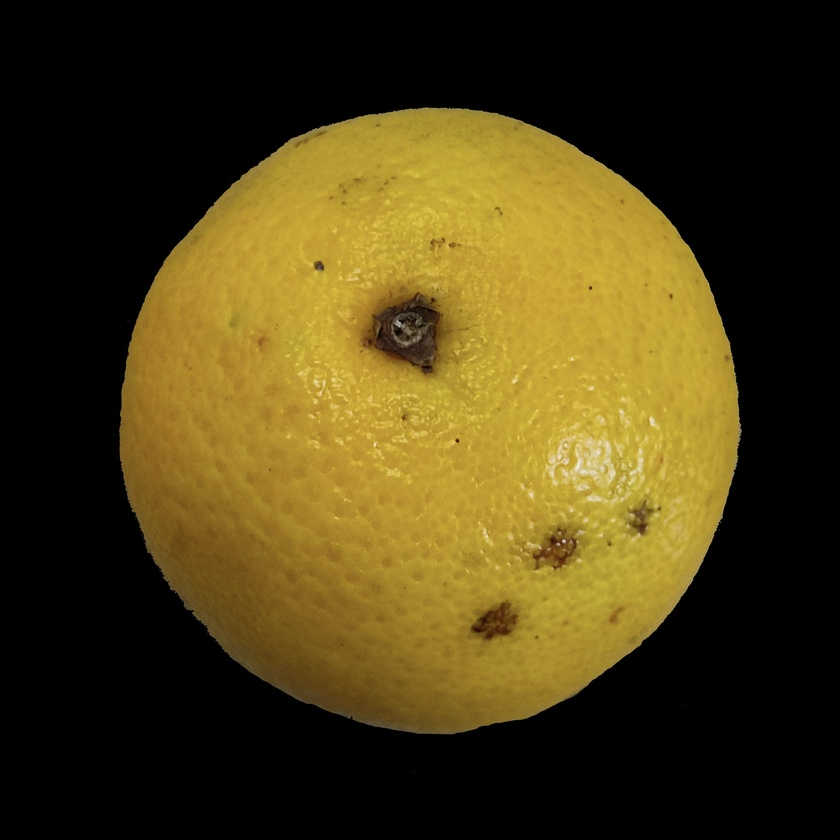
#> input picture img/test.jpg, 840 x 840 px, shrunk from 2859 x 2859 before the run, given in place of the camera
$ python colorespro.py
#> lines starting #> are read from the running program, lines starting #| are printed output that depends on the picture; after the words box and inside, x2 and y2 are one past the last pixel; in counts of white or black regions, pixels touching at a corner belong together
import cv2
import numpy as np

def dibujar(mask,color):
    contornos,_ = cv2.findContours(mask, cv2.RETR_EXTERNAL, cv2.CHAIN_APPROX_SIMPLE)
    for c in contornos:
        area = cv2.contourArea(c)
        if area > 500:
            M = cv2.moments(c)
            if (M["m00"]==0): M["m00"]=1
            x = int(M["m10"]/M["m00"])
            y = int(M['m01']/M['m00'])
            nuevoContorno = cv2.convexHull(c)
            #cv2.circle(frame,(x,y),7,(0,255,0),-1)
            #cv2.putText(frame,'{},{}'.format(x,y),(x+10,y), font, 0.75,(0,255,0),1,cv2.LINE_AA)
            if color==(0,255,0):
                nombrecolor="verde"
            if color==(0,0,255):
                nombrecolor="rojo"
            cv2.putText(frame,nombrecolor,(x+10,y), font, 0.75,color,1,cv2.LINE_AA)
            cv2.drawContours(frame, [nuevoContorno], 0, color, 3)
            epsilon = 0.01*cv2.arcLength(nuevoContorno,True)
            approx = cv2.approxPolyDP(nuevoContorno,epsilon,True)
            if len(approx) <= 9:
                cv2.putText(frame,"cubo",(x+10,y-20), font, 0.75,color,1,cv2.LINE_AA)
            if len(approx) >= 11:
                cv2.putText(frame,"esfera",(x+10,y-20), font, 0.75,color,1,cv2.LINE_AA)
            #print(len(approx))


cap = cv2.VideoCapture(0)

verdeBajo = np.array([40,50,10],np.uint8)
verdeAlto = np.array([80,255,255],np.uint8)

redBajo1 = np.array([0,100,20],np.uint8)
redAlto1 = np.array([15,255,255],np.uint8)

redBajo2 = np.array([170,100,20],np.uint8)
redAlto2 = np.array([179,255,255],np.uint8)

font = cv2.FONT_HERSHEY_SIMPLEX
while True:

  ret,frame = cap.read()
#> frame is the input picture: shape (840, 840, 3); mean B, G, R 20.5, 60.6, 73.9

  if ret == True:
    frameHSV = cv2.cvtColor(frame,cv2.COLOR_BGR2HSV)
#> frameHSV: shape (840, 840, 3); mean H, S, V 10.8, 83.9, 73.9
    maskVerde = cv2.inRange(frameHSV,verdeBajo,verdeAlto)
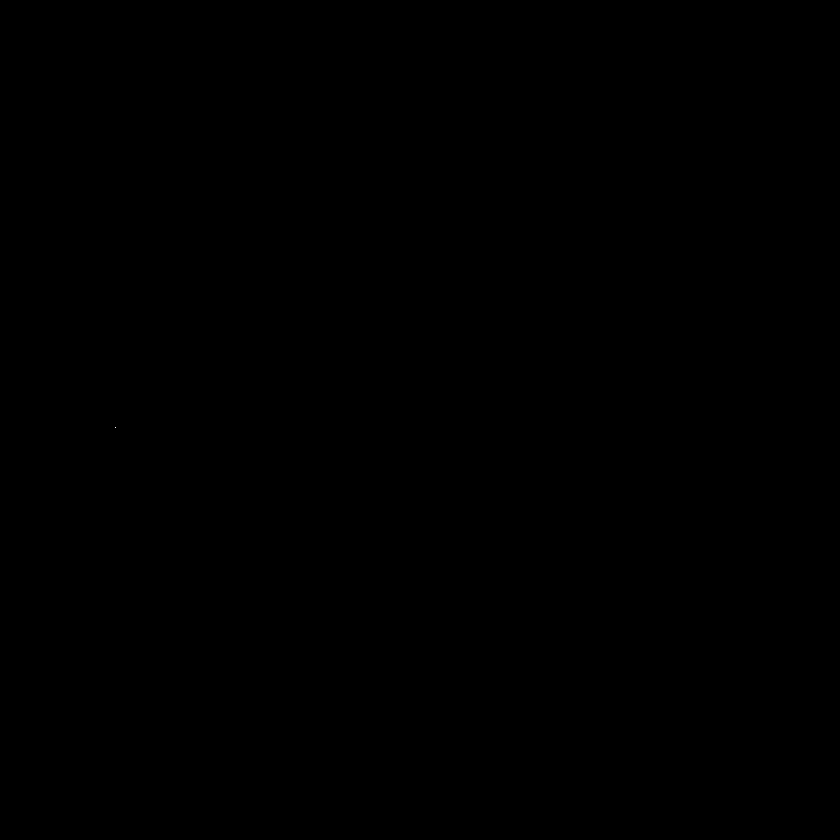
#> maskVerde: shape (840, 840); 0% white in thin lines or dots, all inside (x1, y1, x2, y2) = (115, 427, 116, 428)
    maskRed1 = cv2.inRange(frameHSV,redBajo1,redAlto1)
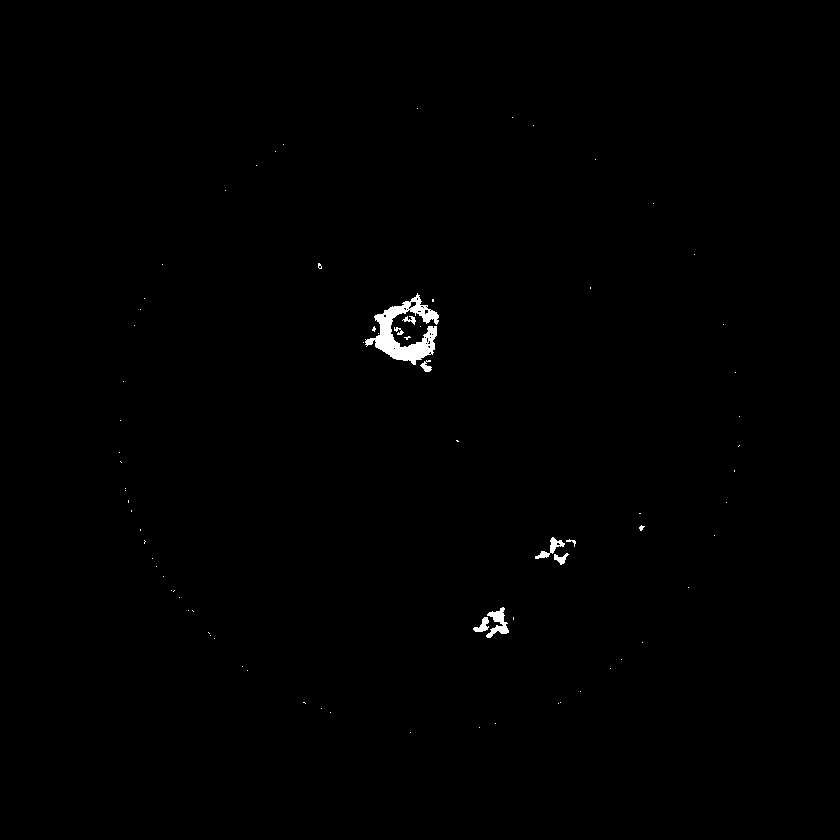
#> maskRed1: shape (840, 840); 0.44% white; 78 white regions (68 under 20 px)
    maskRed2 = cv2.inRange(frameHSV,redBajo2,redAlto2)
#> maskRed2: shape (840, 840); every value is 0
    maskRed = cv2.add(maskRed1,maskRed2)
    dibujar(maskVerde,(0,255,0))
#> in dibujar, `contornos,_ = cv2.findContours(mask, cv2.RETR_EXTERNAL, cv2.CHAIN_APPR..`: contornos = [[[115, 427]]]
#> the loop in dibujar, `for c in contornos:` made 1 pass
#> (c, area) on pass 1: ([[115, 427]], 0)
    dibujar(maskRed,(0,0,255))
#> call 2 of dibujar, with color = (0, 0, 255)
#> in dibujar (call 2), `contornos,_ = cv2.findContours(mask, cv2.RETR_EXTERNAL, cv2.CHAIN_APPR..`: contornos = 78 contours, 70 with area under 20; largest, box (x1, y1, x2, y2) and area: (365, 293, 439, 365) 1916, (486, 607, 509, 638) 266, (535, 537, 565, 559) 158, (473, 617, 489, 632) 100, (554, 553, 569, 565) 66, (420, 360, 432, 372) 54, (402, 316, 416, 325) 34, (394, 327, 404, 335) 22
#> the loop in dibujar (call 2), `for c in contornos:` made 78 passes
#> (area, x, y, nombrecolor, epsilon) on pass 65: (1916.5, 405, 332, 'rojo', 2.23)
#> area on passes 19, 22, 30, 33, 52, 56: 99.5, 266, 66.5, 157.5, 54, 21.5
#> after the loop in dibujar (call 2), `for c in contornos:`:
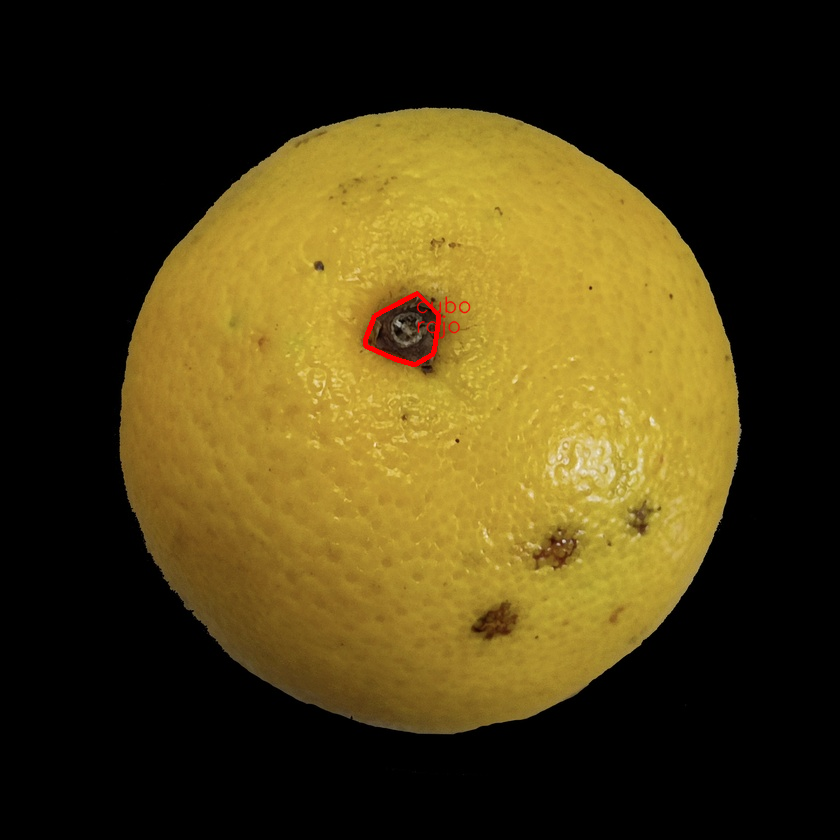
#> frame: shape (840, 840, 3); 0.24% of pixels changed, all inside (x1, y1, x2, y2) = (363, 291, 471, 367)
    cv2.imshow('frame',frame)

    k = cv2.waitKey(1) & 0xFF
#> (key Esc is pressed here)
    if k == 27:
        break

cap.release()
cv2.destroyAllWindows()

$ run again, on img/deteccion_objetos.png
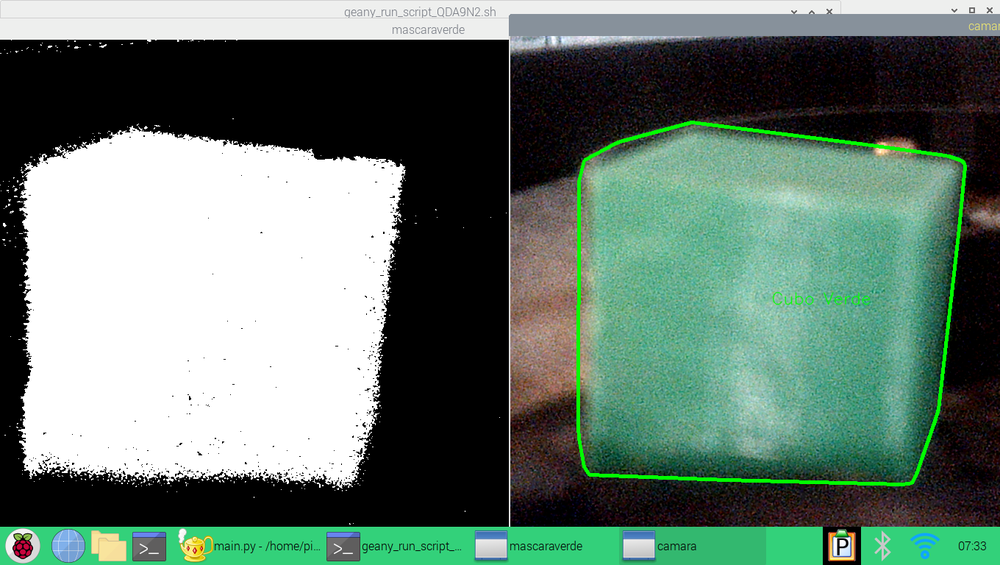
#> input picture img/deteccion_objetos.png, 1000 x 565 px, shrunk from 1360 x 768 before the run, given in place of the camera
#> frame is the input picture: shape (565, 1000, 3); mean B, G, R 111.3, 123.3, 102.4
#> frameHSV: shape (565, 1000, 3); mean H, S, V 41.8, 63.5, 126.6
#> `maskVerde = cv2.inRange(frameHSV,verdeBajo,verdeAlto)`:
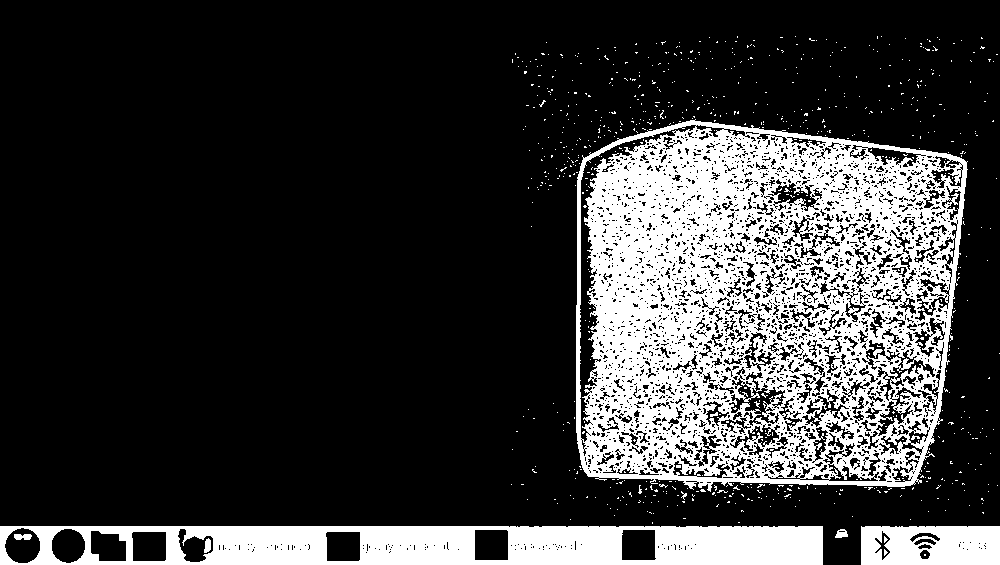
#> maskVerde: shape (565, 1000); 22.2% white; 761 white regions (751 under 20 px), largest, box (x1, y1, x2, y2) and area: (576, 119, 968, 492) 93813, (0, 526, 823, 565) 24558, (861, 526, 1000, 565) 4917
#> maskRed1: shape (565, 1000); 2.3% white in thin lines or dots
#> maskRed2: shape (565, 1000); 1.1% white in thin lines or dots
#> maskRed: shape (565, 1000); 3.4% white in thin lines or dots
#> contornos = 641 contours, 637 with area under 20; largest, box (x1, y1, x2, y2) and area: (576, 119, 968, 492) 128080, (0, 526, 823, 565) 31178, (861, 526, 1000, 565) 5221, (835, 529, 848, 538) 70
#> the loop in dibujar, `for c in contornos:` made 641 passes
#> (area, x, y, epsilon, approx) on passes 2 to 3: (5221, 930, 545, 3.52, [[999, 526], [999, 564], [861, 564], [861, 526]]), (31178, 410, 545, 17.2, [[822, 526], [822, 564], [0, 564], [0, 526]])
#> contornos = 2006 contours, 1943 with area under 20; largest, box (x1, y1, x2, y2) and area: (511, 374, 576, 476) 3673, (941, 380, 996, 427) 758, (778, 494, 846, 527) 722, (908, 492, 973, 526) 516, (964, 187, 1000, 217) 418
#> the loop in dibujar (call 2), `for c in contornos:` made 2006 passes
#> (area, x, y, epsilon) on passes 247, 273, 570, 579: (722.5, 810, 514, 1.71), (515.5, 940, 515, 1.63), (757.5, 964, 405, 1.54), (3673, 537, 421, 2.95)
#> after the loop in dibujar (call 2), `for c in contornos:`:
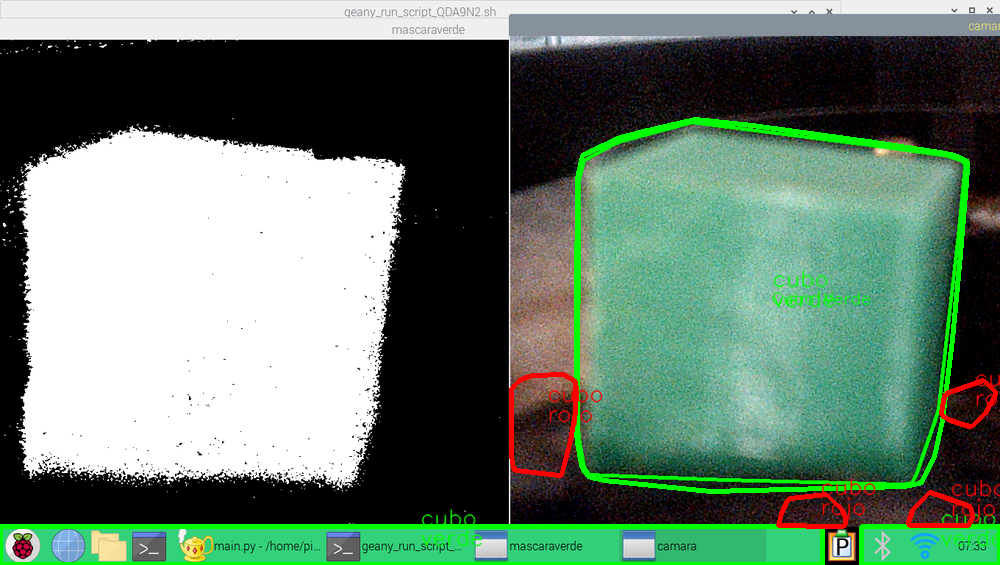
#> frame: shape (565, 1000, 3); mean B, G, R 109.3, 126.7, 103
